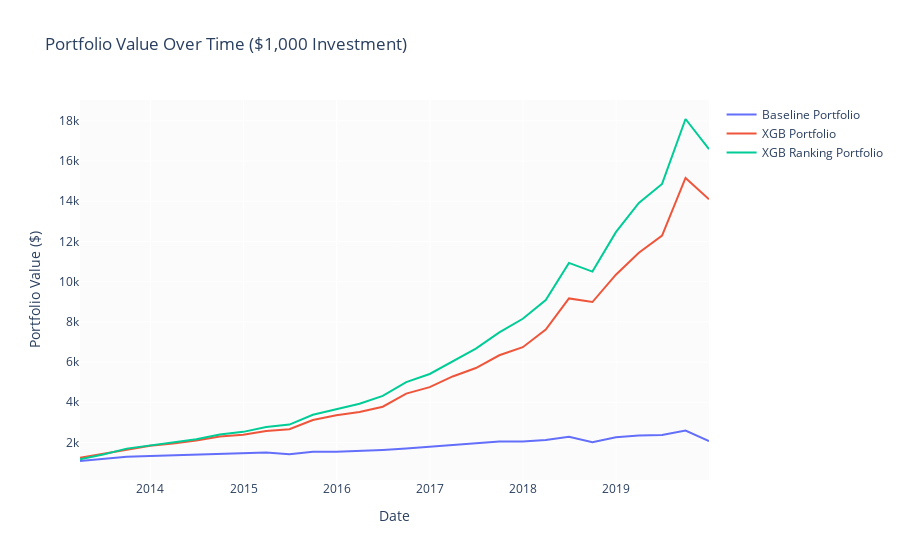

The code cell stored with this chart in its notebook:
### Code cell
import plotly.graph_objects as go

# Assuming you have a dataframe 'df_avg' with columns 'datadate', 'baseline_portfolio', and 'top_10'

# Calculate the cumulative return for both portfolios
df_avg['baseline_cum_return'] = (1 + df_avg['baseline']).cumprod()
df_avg['top_10_xgb_cum_return'] = (1 + df_avg['top_10_xgb']).cumprod()
df_avg['top_10_rank_cum_return'] = (1 + df_avg['top_10_rank']).cumprod()

# Calculate the value over time of a $1,000 investment
initial_investment = 1000
df_avg['baseline_value'] = initial_investment * df_avg['baseline_cum_return']
df_avg['top_10_xgb_value'] = initial_investment * df_avg['top_10_xgb_cum_return']
df_avg['top_10_rank_value'] = initial_investment * df_avg['top_10_rank_cum_return']

# Create the plot
fig = go.Figure()

# Add baseline portfolio trace
fig.add_trace(go.Scatter(x=df_avg['datadate'], y=df_avg['baseline_value'],
                         mode='lines', name='Baseline Portfolio'))

# Add baseline portfolio trace
fig.add_trace(go.Scatter(x=df_avg['datadate'], y=df_avg['top_10_xgb_value'],
                         mode='lines', name='XGB Portfolio'))

# Add baseline portfolio trace
fig.add_trace(go.Scatter(x=df_avg['datadate'], y=df_avg['top_10_rank_value'],
                         mode='lines', name='XGB Ranking Portfolio'))

# Update the layout
fig.update_layout(
    title='Portfolio Value Over Time ($1,000 Investment)',
    xaxis_title='Date',
    yaxis_title='Portfolio Value ($)',
)

# Show the plot
fig.show()

### Figure 1 — Plotly figure (JSON) as saved in the notebook; plotly's stock layout.template omitted (floating-point values rounded to 4 significant figures)
{"data": [{"mode": "lines", "name": "Baseline Portfolio", "type": "scatter", "x": ["2013-03-31", "2013-06-30", "2013-09-30", "2013-12-31", "2014-03-31", "2014-06-30", "2014-09-30", "2014-12-31", "2015-03-31", "2015-06-30", "2015-09-30", "2015-12-31", "2016-03-31", "2016-06-30", "2016-09-30", "2016-12-31", "2017-03-31", "2017-06-30", "2017-09-30", "2017-12-31", "2018-03-31", "2018-06-30", "2018-09-30", "2018-12-31", "2019-03-31", "2019-06-30", "2019-09-30", "2019-12-31"], "y": [1077.0, 1166.0, 1289.0, 1328.0, 1369.0, 1399.0, 1457.0, 1477.0, 1505.0, 1419.0, 1533.0, 1532.0, 1568.0, 1626.0, 1699.0, 1787.0, 1869.0, 1959.0, 2052.0, 2049.0, 2119.0, 2285.0, 2015.0, 2262.0, 2344.0, 2370.0, 2591.0, 2065.0]}, {"mode": "lines", "name": "XGB Portfolio", "type": "scatter", "x": ["2013-03-31", "2013-06-30", "2013-09-30", "2013-12-31", "2014-03-31", "2014-06-30", "2014-09-30", "2014-12-31", "2015-03-31", "2015-06-30", "2015-09-30", "2015-12-31", "2016-03-31", "2016-06-30", "2016-09-30", "2016-12-31", "2017-03-31", "2017-06-30", "2017-09-30", "2017-12-31", "2018-03-31", "2018-06-30", "2018-09-30", "2018-12-31", "2019-03-31", "2019-06-30", "2019-09-30", "2019-12-31"], "y": [1235.0, 1433.0, 1667.0, 1833.0, 1948.0, 2094.0, 2294.0, 2388.0, 2575.0, 2654.0, 3113.0, 3348.0, 3512.0, 3776.0, 4427.0, 4752.0, 5283.0, 5701.0, 6337.0, 6739.0, 7611.0, 9163.0, 8984.0, 10340.0, 11440.0, 12290.0, 15160.0, 14090.0]}, {"mode": "lines", "name": "XGB Ranking Portfolio", "type": "scatter", "x": ["2013-03-31", "2013-06-30", "2013-09-30", "2013-12-31", "2014-03-31", "2014-06-30", "2014-09-30", "2014-12-31", "2015-03-31", "2015-06-30", "2015-09-30", "2015-12-31", "2016-03-31", "2016-06-30", "2016-09-30", "2016-12-31", "2017-03-31", "2017-06-30", "2017-09-30", "2017-12-31", "2018-03-31", "2018-06-30", "2018-09-30", "2018-12-31", "2019-03-31", "2019-06-30", "2019-09-30", "2019-12-31"], "y": [1160.0, 1402.0, 1694.0, 1855.0, 1986.0, 2160.0, 2399.0, 2527.0, 2768.0, 2888.0, 3375.0, 3669.0, 3925.0, 4315.0, 5000.0, 5407.0, 6025.0, 6664.0, 7473.0, 8151.0, 9085.0, 10930.0, 10500.0, 12460.0, 13910.0, 14860.0, 18090.0, 16590.0]}], "layout": {"title": {"text": "Portfolio Value Over Time ($1,000 Investment)"}, "xaxis": {"title": {"text": "Date"}}, "yaxis": {"title": {"text": "Portfolio Value ($)"}}}}
